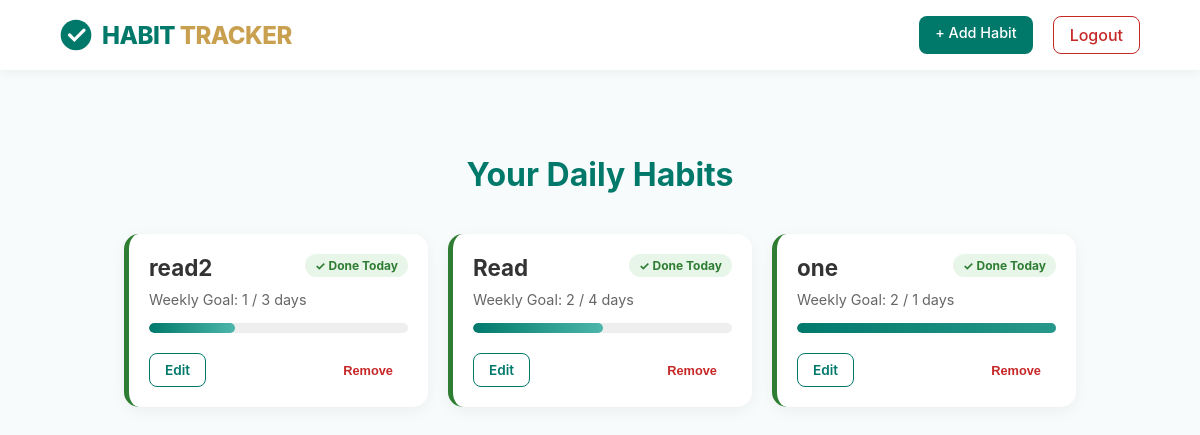
Page / (signed in) on the earlier database version.
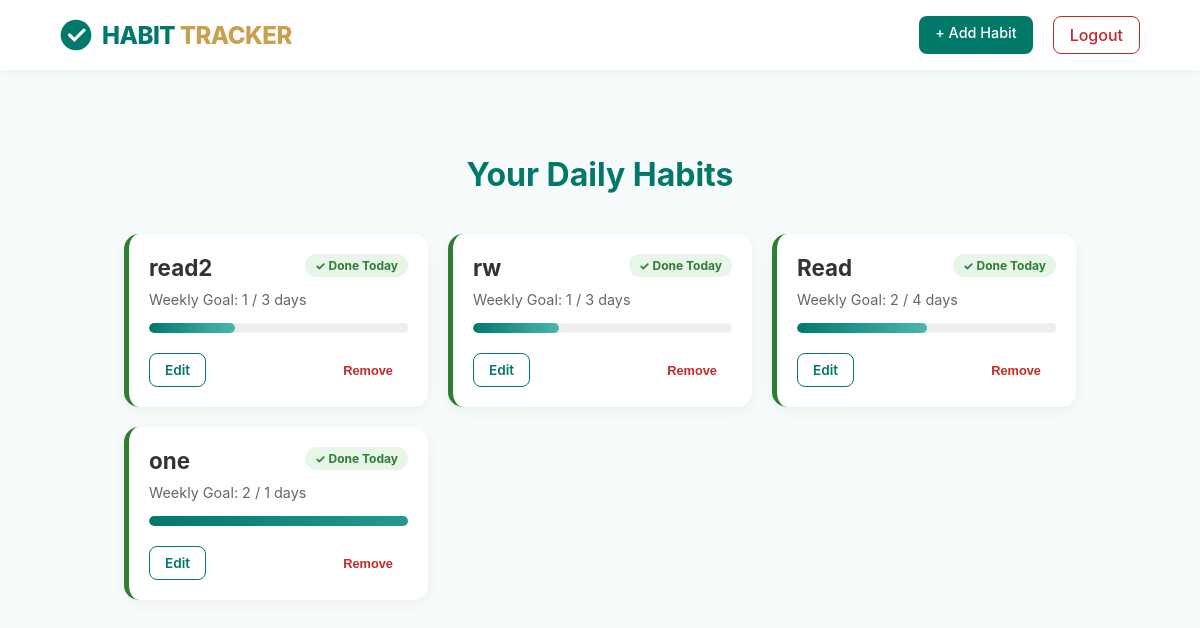
Same page on the later database version.
### tables this page shows
CREATE TABLE habits(
             id INTEGER PRIMARY KEY AUTOINCREMENT,
             user_id INTEGER NOT NULL,
             name TEXT NOT NULL,
             target_days INTEGER NOT NULL,
             created_at DATE DEFAULT CURRENT_DATE,
             FOREIGN KEY(user_id) REFERENCES users(id)
             );

### app.py (the view)
@app.route("/")
@login_required
def index():
    habits = db.execute("""
        SELECT
            habits.id,
            habits.name,
            habits.target_days,

            COUNT(CASE
                WHEN strftime('%Y-%W', habit_logs.completed_date) = strftime('%Y-%W','now')
                THEN 1
            END) AS completed_this_week,

            COALESCE(MAX(CASE
    WHEN habit_logs.completed_date = date('now')
    THEN 1
END), 0) AS completed_today

        FROM habits

        LEFT JOIN habit_logs
            ON habits.id = habit_logs.habit_id

        WHERE habits.user_id = ?

        GROUP BY habits.id

        ORDER BY habits.created_at DESC

    """, session["user_id"])
    return render_template("index.html", habits=habits)

### helpers.py (called while the page is built)
def login_required(f):
    @wraps(f)
    def decorated_function(*args, **kwargs):
        if session.get("user_id") is None:
            return redirect("/login")
        return f(*args, **kwargs)
    return decorated_function

### templates/index.html (shortened to what this page needs)
{% extends "layout.html" %}
{% block body %}
<div class="container">
    <div class="dashboard-header">
        <h1>Your Daily Habits</h1>
    </div>
    {% if habits %}
    <div class="habit-grid">
        {% for habit in habits %}
        <div class="habit-card {% if habit.completed_today %}completed{% endif %}">
            <div style="display: flex; justify-content: space-between; align-items: flex-start;">
                <h3 class="habit-name">{{ habit.name }}</h3>
                {% if habit.completed_today %}
                    <span class="status-badge">✓ Done Today</span>
                {% endif %}
            </div>
            <div class="stats-text">
                Weekly Goal: {{ habit.completed_this_week }} / {{ habit.target_days }} days
            </div>
            <div class="progress-container">
                {% set percent = (habit.completed_this_week / habit.target_days * 100) if habit.target_days > 0 else 0 %}
                <div class="progress-bar" style="width: {{ percent }}%;"></div>
            </div>
            <div class="card-actions">
                <a href="/edit/{{ habit.id }}" class="btn btn-edit">Edit</a>
                <form action="/delete/{{ habit.id }}" method="post" onsubmit="return confirm('Delete this habit?')">
                    <button type="submit" class="btn btn-delete">Remove</button>
                </form>
            </div>
        </div>
        {% endfor %}
    </div>
    {% else %}
    <div style="text-align: center; padding: 50px;">
        <p style="color: #666;">No habits tracked yet. Start your journey!</p>
        <a href="/add" class="btn btn-complete" style="display: inline-block; width: auto;">Add Your First Habit</a>
    </div>
    {% endif %}
</div>
{% endblock %}

### templates/layout.html (shortened to what this page needs)
<!DOCTYPE html>
<html lang="en">
<head>
    <link rel="stylesheet" href="{{ url_for('static', filename='styles.css') }}">
</head>
<body>
    <nav>
        <a href="/" class="brand">
            <svg width="32" height="32" viewBox="0 0 100 100">
                <circle cx="50" cy="50" r="48" fill="#00796B" />
                <path d="M30,50 l15,15 l30,-30" stroke="white" stroke-width="10" fill="none" stroke-linecap="round"/>
            </svg>
            <span class="brand-name">Habit <span class="brand-sub">Tracker</span></span>
        </a>
        <div class="nav-links">
            {% if session.get("user_id") %}
                <a href="/add" class="btn-add">+ Add Habit</a>
                <a href="/logout" class="btn-logout">Logout</a>
            {% else %}
                <a href="/login">Login</a>
                <a href="/register">Register</a>
            {% endif %}
        </div>
    </nav>
    <div class="container">
        {% block body %}{% endblock %}
    </div>
</body>
</html>

### static/styles.css (style rules this page uses)
body { font-family: 'Inter', -apple-system, sans-serif; margin: 0; background-color: #f8fbfb; }
nav { background: white; padding: 1rem 5%; display: flex; justify-content: space-between; align-items: center; box-shadow: 0 2px 10px rgba(0,0,0,0.05); position: sticky; top: 0; z-index: 1000; }
.brand { display: flex; align-items: center; text-decoration: none; gap: 10px; }
.brand-name { font-size: 1.5rem; font-weight: 800; color: #00796B; text-transform: uppercase; letter-spacing: -0.5px; }
.brand-sub { color: #C9A050; }
.nav-links { display: flex; gap: 20px; }
.nav-links a { text-decoration: none; color: #546E7A; font-weight: 500; transition: color 0.2s; }
.btn-add { background-color: #00796B; color: white !important; padding: 8px 16px; border-radius: 8px; font-size: 0.9rem; }
.container { padding: 2rem 5%; }
.btn-logout { border: 1px solid #C62828; color: #C62828 !important; padding: 8px 16px; border-radius: 8px; }
:root { --primary-teal: #00796B; --accent-gold: #C9A050; --success-green: #2E7D32; --danger-red: #C62828; --bg-light: #f8fbfb; }
.dashboard-header { text-align: center; margin-bottom: 30px; color: var(--primary-teal); }
.habit-grid { display: grid; grid-template-columns: repeat(auto-fill, minmax(300px, 1fr)); gap: 20px; padding: 10px; }
.habit-card { background: white; border-radius: 15px; padding: 20px; box-shadow: 0 4px 15px rgba(0,0,0,0.05); border-left: 5px solid var(--accent-gold); transition: transform 0.2s; }
.habit-card.completed { border-left-color: var(--success-green); }
.habit-name { font-size: 1.4rem; margin: 0 0 10px 0; color: #333; }
.progress-container { background: #eee; border-radius: 10px; height: 10px; margin: 15px 0; overflow: hidden; }
.progress-bar { background: linear-gradient(90deg, var(--primary-teal), #4db6ac); height: 100%; border-radius: 10px; }
.stats-text { font-size: 0.9rem; color: #666; }
.card-actions { display: flex; justify-content: space-between; align-items: center; margin-top: 20px; }
.btn { padding: 8px 15px; border-radius: 8px; border: none; cursor: pointer; font-weight: 600; text-decoration: none; font-size: 0.85rem; transition: opacity 0.2s; }
.btn-edit { color: var(--primary-teal); border: 1px solid var(--primary-teal); }
.btn-delete { background: none; color: var(--danger-red); font-size: 0.8rem; }
.status-badge { display: inline-block; padding: 4px 10px; border-radius: 20px; font-size: 0.75rem; background: #e8f5e9; color: var(--success-green); font-weight: bold; }

Differences in the rows shown:
added habits: name "rw", completed_this_week "1", target_days "3", {{ percent }} 33.33333333333333 (drawn)
